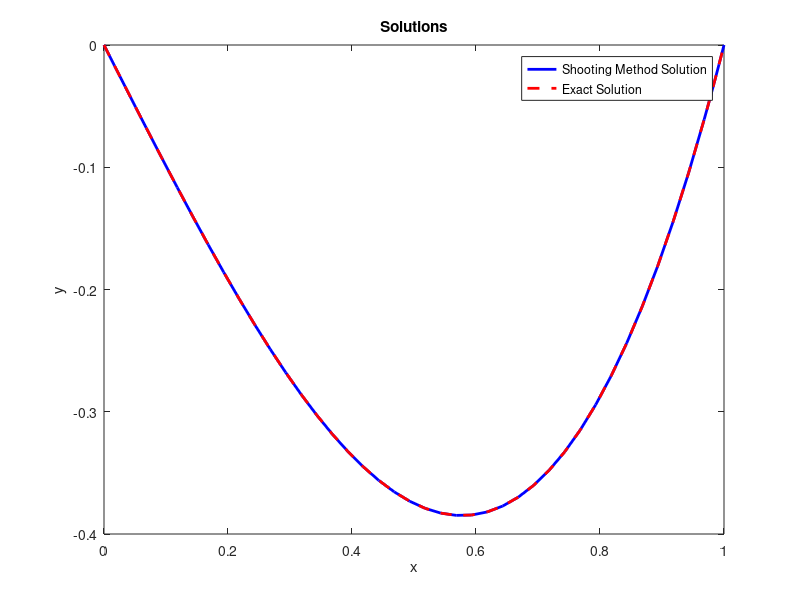
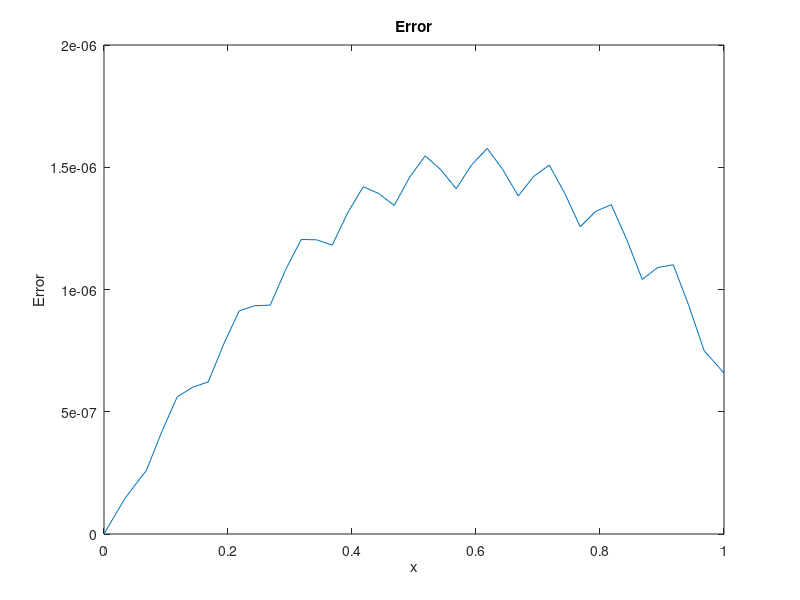

Write MATLAB code to recreate these figures, in order.
% Define the ODE as a function
ode = @(x, u) [u(2); 6*x^3 - 6 * u(1)];

x0 = 0;
y0 = 0;
x1 = 1;
y1_target = 0;

tolerance = 1e-6;

dy0_lower = -10;
dy0_upper = 10;
dy0_guess = (dy0_lower + dy0_upper) / 2;

while true
    [x, y] = ode45(ode, [x0, x1], [y0, dy0_guess]);
    
    y_final = y(end, 1);
    
    if abs(y_final - y1_target) < tolerance
        break;
    elseif y_final < y1_target
        dy0_lower = dy0_guess;
    else
        dy0_upper = dy0_guess;
    end
    
    dy0_guess = (dy0_lower + dy0_upper) / 2;
end

exact_solution = x.^3-x;

figure;
plot(x, y(:, 1), 'b-', 'LineWidth', 2);
hold on;
plot(x, exact_solution, 'r--', 'LineWidth', 2);
legend('Shooting Method Solution', 'Exact Solution');
xlabel('x');
ylabel('y');
title('Solutions');

% Calculate and plot the error
error = abs(y(:, 1) - exact_solution);
figure;
plot(x, error);
xlabel('x');
ylabel('Error');
title('Error');